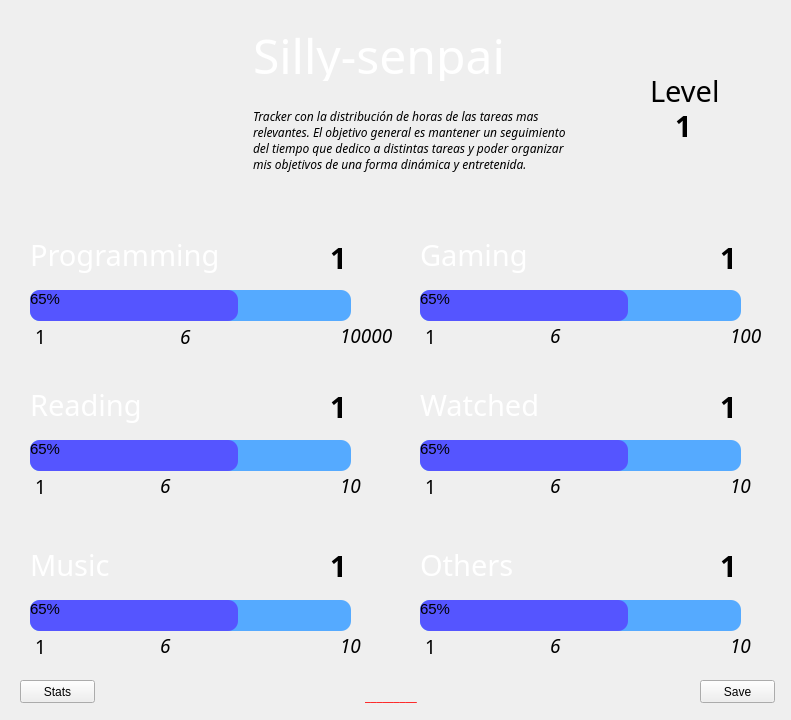
<?xml version="1.0" encoding="UTF-8"?>
<ui version="4.0">
 <class>MainWindow</class>
 <widget class="QMainWindow" name="MainWindow">
  <property name="geometry">
   <rect>
    <x>0</x>
    <y>0</y>
    <width>791</width>
    <height>720</height>
   </rect>
  </property>
  <property name="windowTitle">
   <string>MainWindow</string>
  </property>
  <widget class="QWidget" name="centralwidget">
   <widget class="QLabel" name="nameLabel">
    <property name="geometry">
     <rect>
      <x>253</x>
      <y>30</y>
      <width>281</width>
      <height>51</height>
     </rect>
    </property>
    <property name="font">
     <font>
      <family>Artifakt Element Light</family>
      <pointsize>36</pointsize>
     </font>
    </property>
    <property name="styleSheet">
     <string notr="true">color: rgb(255, 255, 255);</string>
    </property>
    <property name="text">
     <string>Silly-senpai</string>
    </property>
   </widget>
   <widget class="QLabel" name="labelProgramming">
    <property name="geometry">
     <rect>
      <x>30</x>
      <y>214</y>
      <width>241</width>
      <height>81</height>
     </rect>
    </property>
    <property name="font">
     <font>
      <family>Artifakt Element Light</family>
      <pointsize>22</pointsize>
     </font>
    </property>
    <property name="styleSheet">
     <string notr="true">color: rgb(255, 255, 255);</string>
    </property>
    <property name="text">
     <string>Programming</string>
    </property>
   </widget>
   <widget class="QLabel" name="labelReading">
    <property name="geometry">
     <rect>
      <x>30</x>
      <y>364</y>
      <width>241</width>
      <height>81</height>
     </rect>
    </property>
    <property name="font">
     <font>
      <family>Artifakt Element Light</family>
      <pointsize>22</pointsize>
     </font>
    </property>
    <property name="styleSheet">
     <string notr="true">color: rgb(255, 255, 255);</string>
    </property>
    <property name="text">
     <string>Reading</string>
    </property>
   </widget>
   <widget class="QLabel" name="labelMusic">
    <property name="geometry">
     <rect>
      <x>30</x>
      <y>524</y>
      <width>241</width>
      <height>81</height>
     </rect>
    </property>
    <property name="font">
     <font>
      <family>Artifakt Element Light</family>
      <pointsize>22</pointsize>
     </font>
    </property>
    <property name="styleSheet">
     <string notr="true">color: rgb(255, 255, 255);</string>
    </property>
    <property name="text">
     <string>Music</string>
    </property>
   </widget>
   <widget class="QLabel" name="labelGaming">
    <property name="geometry">
     <rect>
      <x>420</x>
      <y>214</y>
      <width>241</width>
      <height>81</height>
     </rect>
    </property>
    <property name="font">
     <font>
      <family>Artifakt Element Light</family>
      <pointsize>22</pointsize>
     </font>
    </property>
    <property name="styleSheet">
     <string notr="true">color: rgb(255, 255, 255);</string>
    </property>
    <property name="text">
     <string>Gaming</string>
    </property>
   </widget>
   <widget class="QLabel" name="labelLanguege">
    <property name="geometry">
     <rect>
      <x>420</x>
      <y>524</y>
      <width>241</width>
      <height>81</height>
     </rect>
    </property>
    <property name="font">
     <font>
      <family>Artifakt Element Light</family>
      <pointsize>22</pointsize>
     </font>
    </property>
    <property name="styleSheet">
     <string notr="true">color: rgb(255, 255, 255);</string>
    </property>
    <property name="text">
     <string>Others</string>
    </property>
   </widget>
   <widget class="QLabel" name="labelWatched">
    <property name="geometry">
     <rect>
      <x>420</x>
      <y>364</y>
      <width>241</width>
      <height>81</height>
     </rect>
    </property>
    <property name="font">
     <font>
      <family>Artifakt Element Light</family>
      <pointsize>22</pointsize>
     </font>
    </property>
    <property name="styleSheet">
     <string notr="true">color: rgb(255, 255, 255);</string>
    </property>
    <property name="text">
     <string>Watched</string>
    </property>
   </widget>
   <widget class="QLabel" name="labelLevelText">
    <property name="geometry">
     <rect>
      <x>650</x>
      <y>70</y>
      <width>71</width>
      <height>41</height>
     </rect>
    </property>
    <property name="font">
     <font>
      <family>Rockwell</family>
      <pointsize>22</pointsize>
     </font>
    </property>
    <property name="text">
     <string>Level</string>
    </property>
   </widget>
   <widget class="QLabel" name="foto">
    <property name="geometry">
     <rect>
      <x>13</x>
      <y>10</y>
      <width>221</width>
      <height>221</height>
     </rect>
    </property>
    <property name="styleSheet">
     <string notr="true">background-image: url(:/img/maki.jpg);</string>
    </property>
    <property name="text">
     <string/>
    </property>
    <property name="pixmap">
     <pixmap resource="assets/imagetest.qrc">:/img/maki.jpg</pixmap>
    </property>
    <property name="scaledContents">
     <bool>true</bool>
    </property>
   </widget>
   <widget class="QLabel" name="labelNivelGeneral">
    <property name="geometry">
     <rect>
      <x>675</x>
      <y>100</y>
      <width>51</width>
      <height>51</height>
     </rect>
    </property>
    <property name="font">
     <font>
      <family>Rockwell Extra Bold</family>
      <pointsize>22</pointsize>
      <weight>75</weight>
      <bold>true</bold>
     </font>
    </property>
    <property name="text">
     <string>1</string>
    </property>
   </widget>
   <widget class="QLabel" name="labelNivelProgramming">
    <property name="geometry">
     <rect>
      <x>330</x>
      <y>232</y>
      <width>51</width>
      <height>51</height>
     </rect>
    </property>
    <property name="font">
     <font>
      <family>Rockwell Extra Bold</family>
      <pointsize>22</pointsize>
      <weight>75</weight>
      <bold>true</bold>
     </font>
    </property>
    <property name="styleSheet">
     <string notr="true"/>
    </property>
    <property name="text">
     <string>1</string>
    </property>
   </widget>
   <widget class="QLabel" name="labelNivelReading">
    <property name="geometry">
     <rect>
      <x>330</x>
      <y>381</y>
      <width>51</width>
      <height>51</height>
     </rect>
    </property>
    <property name="font">
     <font>
      <family>Rockwell Extra Bold</family>
      <pointsize>22</pointsize>
      <weight>75</weight>
      <bold>true</bold>
     </font>
    </property>
    <property name="text">
     <string>1</string>
    </property>
   </widget>
   <widget class="QLabel" name="labelNivelMusic">
    <property name="geometry">
     <rect>
      <x>330</x>
      <y>540</y>
      <width>51</width>
      <height>51</height>
     </rect>
    </property>
    <property name="font">
     <font>
      <family>Rockwell Extra Bold</family>
      <pointsize>22</pointsize>
      <weight>75</weight>
      <bold>true</bold>
     </font>
    </property>
    <property name="text">
     <string>1</string>
    </property>
   </widget>
   <widget class="QLabel" name="labelNivelLenguage">
    <property name="geometry">
     <rect>
      <x>720</x>
      <y>540</y>
      <width>51</width>
      <height>51</height>
     </rect>
    </property>
    <property name="font">
     <font>
      <family>Rockwell Extra Bold</family>
      <pointsize>22</pointsize>
      <weight>75</weight>
      <bold>true</bold>
     </font>
    </property>
    <property name="text">
     <string>1</string>
    </property>
   </widget>
   <widget class="QLabel" name="labelNivelGaming">
    <property name="geometry">
     <rect>
      <x>720</x>
      <y>232</y>
      <width>51</width>
      <height>51</height>
     </rect>
    </property>
    <property name="font">
     <font>
      <family>Rockwell Extra Bold</family>
      <pointsize>22</pointsize>
      <weight>75</weight>
      <bold>true</bold>
     </font>
    </property>
    <property name="text">
     <string>1</string>
    </property>
   </widget>
   <widget class="QLabel" name="labelNivelWatched">
    <property name="geometry">
     <rect>
      <x>720</x>
      <y>381</y>
      <width>51</width>
      <height>51</height>
     </rect>
    </property>
    <property name="font">
     <font>
      <family>Rockwell Extra Bold</family>
      <pointsize>22</pointsize>
      <weight>75</weight>
      <bold>true</bold>
     </font>
    </property>
    <property name="text">
     <string>1</string>
    </property>
   </widget>
   <widget class="QLabel" name="background">
    <property name="geometry">
     <rect>
      <x>0</x>
      <y>0</y>
      <width>791</width>
      <height>721</height>
     </rect>
    </property>
    <property name="font">
     <font>
      <pointsize>11</pointsize>
     </font>
    </property>
    <property name="styleSheet">
     <string notr="true">background-image: url(:/img/background.png);</string>
    </property>
    <property name="text">
     <string/>
    </property>
   </widget>
   <widget class="QPushButton" name="buttonStats">
    <property name="geometry">
     <rect>
      <x>20</x>
      <y>680</y>
      <width>75</width>
      <height>23</height>
     </rect>
    </property>
    <property name="text">
     <string>Stats</string>
    </property>
   </widget>
   <widget class="QPushButton" name="buttonSave">
    <property name="geometry">
     <rect>
      <x>700</x>
      <y>680</y>
      <width>75</width>
      <height>23</height>
     </rect>
    </property>
    <property name="text">
     <string>Save</string>
    </property>
   </widget>
   <widget class="QLabel" name="labelBarInfProgramming">
    <property name="geometry">
     <rect>
      <x>35</x>
      <y>321</y>
      <width>71</width>
      <height>31</height>
     </rect>
    </property>
    <property name="font">
     <font>
      <family>Artifakt Element Light</family>
      <pointsize>14</pointsize>
      <italic>false</italic>
     </font>
    </property>
    <property name="text">
     <string>1</string>
    </property>
   </widget>
   <widget class="QLabel" name="labelBarSupProgramming">
    <property name="geometry">
     <rect>
      <x>340</x>
      <y>320</y>
      <width>71</width>
      <height>31</height>
     </rect>
    </property>
    <property name="font">
     <font>
      <family>Artifakt Element Light</family>
      <pointsize>14</pointsize>
      <italic>true</italic>
     </font>
    </property>
    <property name="text">
     <string>10000</string>
    </property>
   </widget>
   <widget class="QLabel" name="labelBarMidPrograming">
    <property name="geometry">
     <rect>
      <x>180</x>
      <y>321</y>
      <width>71</width>
      <height>31</height>
     </rect>
    </property>
    <property name="font">
     <font>
      <family>Artifakt Element Light</family>
      <pointsize>14</pointsize>
      <italic>true</italic>
     </font>
    </property>
    <property name="text">
     <string>6</string>
    </property>
   </widget>
   <widget class="QProgressBar" name="barProgramming">
    <property name="geometry">
     <rect>
      <x>30</x>
      <y>290</y>
      <width>321</width>
      <height>31</height>
     </rect>
    </property>
    <property name="font">
     <font>
      <pointsize>11</pointsize>
     </font>
    </property>
    <property name="styleSheet">
     <string notr="true">QProgressBar {
	border-radius: 10px;
	background-color:rgb(85, 170, 255);
}
QProgressBar::chunk{
	border-radius: 10px;
	background-color: rgb(85, 85, 255);
}
</string>
    </property>
    <property name="value">
     <number>65</number>
    </property>
    <property name="textDirection">
     <enum>QProgressBar::BottomToTop</enum>
    </property>
   </widget>
   <widget class="QLabel" name="labelBarInfReading">
    <property name="geometry">
     <rect>
      <x>35</x>
      <y>471</y>
      <width>91</width>
      <height>31</height>
     </rect>
    </property>
    <property name="font">
     <font>
      <family>Artifakt Element Light</family>
      <pointsize>14</pointsize>
      <italic>false</italic>
     </font>
    </property>
    <property name="text">
     <string>1</string>
    </property>
   </widget>
   <widget class="QLabel" name="labelBarSupReading">
    <property name="geometry">
     <rect>
      <x>340</x>
      <y>470</y>
      <width>71</width>
      <height>31</height>
     </rect>
    </property>
    <property name="font">
     <font>
      <family>Artifakt Element Light</family>
      <pointsize>14</pointsize>
      <italic>true</italic>
     </font>
    </property>
    <property name="text">
     <string>10</string>
    </property>
   </widget>
   <widget class="QLabel" name="labelBarMidReading">
    <property name="geometry">
     <rect>
      <x>160</x>
      <y>470</y>
      <width>81</width>
      <height>31</height>
     </rect>
    </property>
    <property name="font">
     <font>
      <family>Artifakt Element Light</family>
      <pointsize>14</pointsize>
      <italic>true</italic>
     </font>
    </property>
    <property name="text">
     <string>6</string>
    </property>
   </widget>
   <widget class="QProgressBar" name="barReading">
    <property name="geometry">
     <rect>
      <x>30</x>
      <y>440</y>
      <width>321</width>
      <height>31</height>
     </rect>
    </property>
    <property name="font">
     <font>
      <pointsize>11</pointsize>
     </font>
    </property>
    <property name="styleSheet">
     <string notr="true">QProgressBar {
	border-radius: 10px;
	background-color:rgb(85, 170, 255);
}
QProgressBar::chunk{
	border-radius: 10px;
	background-color: rgb(85, 85, 255);
}
</string>
    </property>
    <property name="value">
     <number>65</number>
    </property>
    <property name="textDirection">
     <enum>QProgressBar::BottomToTop</enum>
    </property>
   </widget>
   <widget class="QProgressBar" name="barMusic">
    <property name="geometry">
     <rect>
      <x>30</x>
      <y>600</y>
      <width>321</width>
      <height>31</height>
     </rect>
    </property>
    <property name="font">
     <font>
      <pointsize>11</pointsize>
     </font>
    </property>
    <property name="styleSheet">
     <string notr="true">QProgressBar {
	border-radius: 10px;
	background-color:rgb(85, 170, 255);
}
QProgressBar::chunk{
	border-radius: 10px;
	background-color: rgb(85, 85, 255);
}
</string>
    </property>
    <property name="value">
     <number>65</number>
    </property>
    <property name="textDirection">
     <enum>QProgressBar::BottomToTop</enum>
    </property>
   </widget>
   <widget class="QLabel" name="labelBarInfMusic">
    <property name="geometry">
     <rect>
      <x>35</x>
      <y>631</y>
      <width>71</width>
      <height>31</height>
     </rect>
    </property>
    <property name="font">
     <font>
      <family>Artifakt Element Light</family>
      <pointsize>14</pointsize>
      <italic>false</italic>
     </font>
    </property>
    <property name="text">
     <string>1</string>
    </property>
   </widget>
   <widget class="QLabel" name="labelBarSupMusic">
    <property name="geometry">
     <rect>
      <x>340</x>
      <y>630</y>
      <width>71</width>
      <height>31</height>
     </rect>
    </property>
    <property name="font">
     <font>
      <family>Artifakt Element Light</family>
      <pointsize>14</pointsize>
      <italic>true</italic>
     </font>
    </property>
    <property name="text">
     <string>10</string>
    </property>
   </widget>
   <widget class="QLabel" name="labelBarMidMusic">
    <property name="geometry">
     <rect>
      <x>160</x>
      <y>630</y>
      <width>71</width>
      <height>31</height>
     </rect>
    </property>
    <property name="font">
     <font>
      <family>Artifakt Element Light</family>
      <pointsize>14</pointsize>
      <italic>true</italic>
     </font>
    </property>
    <property name="text">
     <string>6</string>
    </property>
   </widget>
   <widget class="QProgressBar" name="barGaming">
    <property name="geometry">
     <rect>
      <x>420</x>
      <y>290</y>
      <width>321</width>
      <height>31</height>
     </rect>
    </property>
    <property name="font">
     <font>
      <pointsize>11</pointsize>
     </font>
    </property>
    <property name="styleSheet">
     <string notr="true">QProgressBar {
	border-radius: 10px;
	background-color:rgb(85, 170, 255);
}
QProgressBar::chunk{
	border-radius: 10px;
	background-color: rgb(85, 85, 255);
}
</string>
    </property>
    <property name="value">
     <number>65</number>
    </property>
    <property name="textDirection">
     <enum>QProgressBar::BottomToTop</enum>
    </property>
   </widget>
   <widget class="QLabel" name="labelBarInfGaming">
    <property name="geometry">
     <rect>
      <x>425</x>
      <y>321</y>
      <width>71</width>
      <height>31</height>
     </rect>
    </property>
    <property name="font">
     <font>
      <family>Artifakt Element Light</family>
      <pointsize>14</pointsize>
      <italic>false</italic>
     </font>
    </property>
    <property name="text">
     <string>1</string>
    </property>
   </widget>
   <widget class="QLabel" name="labelBarSupGaming">
    <property name="geometry">
     <rect>
      <x>730</x>
      <y>320</y>
      <width>61</width>
      <height>31</height>
     </rect>
    </property>
    <property name="font">
     <font>
      <family>Artifakt Element Light</family>
      <pointsize>14</pointsize>
      <italic>true</italic>
     </font>
    </property>
    <property name="text">
     <string>100</string>
    </property>
   </widget>
   <widget class="QLabel" name="labelBarMidGaming">
    <property name="geometry">
     <rect>
      <x>550</x>
      <y>320</y>
      <width>71</width>
      <height>31</height>
     </rect>
    </property>
    <property name="font">
     <font>
      <family>Artifakt Element Light</family>
      <pointsize>14</pointsize>
      <italic>true</italic>
     </font>
    </property>
    <property name="text">
     <string>6</string>
    </property>
   </widget>
   <widget class="QProgressBar" name="barWatched">
    <property name="geometry">
     <rect>
      <x>420</x>
      <y>440</y>
      <width>321</width>
      <height>31</height>
     </rect>
    </property>
    <property name="font">
     <font>
      <pointsize>11</pointsize>
     </font>
    </property>
    <property name="styleSheet">
     <string notr="true">QProgressBar {
	border-radius: 10px;
	background-color:rgb(85, 170, 255);
}
QProgressBar::chunk{
	border-radius: 10px;
	background-color: rgb(85, 85, 255);
}
</string>
    </property>
    <property name="value">
     <number>65</number>
    </property>
    <property name="textDirection">
     <enum>QProgressBar::BottomToTop</enum>
    </property>
   </widget>
   <widget class="QLabel" name="labelBarInfWatched">
    <property name="geometry">
     <rect>
      <x>425</x>
      <y>471</y>
      <width>71</width>
      <height>31</height>
     </rect>
    </property>
    <property name="font">
     <font>
      <family>Artifakt Element Light</family>
      <pointsize>14</pointsize>
      <italic>false</italic>
     </font>
    </property>
    <property name="text">
     <string>1</string>
    </property>
   </widget>
   <widget class="QLabel" name="labelBarSupWatched">
    <property name="geometry">
     <rect>
      <x>730</x>
      <y>470</y>
      <width>61</width>
      <height>31</height>
     </rect>
    </property>
    <property name="font">
     <font>
      <family>Artifakt Element Light</family>
      <pointsize>14</pointsize>
      <italic>true</italic>
     </font>
    </property>
    <property name="text">
     <string>10</string>
    </property>
   </widget>
   <widget class="QLabel" name="labelBarMidWatched">
    <property name="geometry">
     <rect>
      <x>550</x>
      <y>470</y>
      <width>71</width>
      <height>31</height>
     </rect>
    </property>
    <property name="font">
     <font>
      <family>Artifakt Element Light</family>
      <pointsize>14</pointsize>
      <italic>true</italic>
     </font>
    </property>
    <property name="text">
     <string>6</string>
    </property>
   </widget>
   <widget class="QProgressBar" name="barLenguage">
    <property name="geometry">
     <rect>
      <x>420</x>
      <y>600</y>
      <width>321</width>
      <height>31</height>
     </rect>
    </property>
    <property name="font">
     <font>
      <pointsize>11</pointsize>
     </font>
    </property>
    <property name="styleSheet">
     <string notr="true">QProgressBar {
	border-radius: 10px;
	background-color:rgb(85, 170, 255);
}
QProgressBar::chunk{
	border-radius: 10px;
	background-color: rgb(85, 85, 255);
}
</string>
    </property>
    <property name="value">
     <number>65</number>
    </property>
    <property name="textDirection">
     <enum>QProgressBar::BottomToTop</enum>
    </property>
   </widget>
   <widget class="QLabel" name="labelBarInfLenguage">
    <property name="geometry">
     <rect>
      <x>425</x>
      <y>631</y>
      <width>81</width>
      <height>31</height>
     </rect>
    </property>
    <property name="font">
     <font>
      <family>Artifakt Element Light</family>
      <pointsize>14</pointsize>
      <italic>false</italic>
     </font>
    </property>
    <property name="text">
     <string>1</string>
    </property>
   </widget>
   <widget class="QLabel" name="labelBarSupLenguage">
    <property name="geometry">
     <rect>
      <x>730</x>
      <y>630</y>
      <width>61</width>
      <height>31</height>
     </rect>
    </property>
    <property name="font">
     <font>
      <family>Artifakt Element Light</family>
      <pointsize>14</pointsize>
      <italic>true</italic>
     </font>
    </property>
    <property name="text">
     <string>10</string>
    </property>
   </widget>
   <widget class="QLabel" name="labelBarMidLenguage">
    <property name="geometry">
     <rect>
      <x>550</x>
      <y>630</y>
      <width>71</width>
      <height>31</height>
     </rect>
    </property>
    <property name="font">
     <font>
      <family>Artifakt Element Light</family>
      <pointsize>14</pointsize>
      <italic>true</italic>
     </font>
    </property>
    <property name="text">
     <string>6</string>
    </property>
   </widget>
   <widget class="QLabel" name="ExplanText">
    <property name="geometry">
     <rect>
      <x>253</x>
      <y>100</y>
      <width>321</width>
      <height>81</height>
     </rect>
    </property>
    <property name="font">
     <font>
      <family>Artifakt Element</family>
      <pointsize>9</pointsize>
      <italic>true</italic>
     </font>
    </property>
    <property name="text">
     <string>Tracker con la distribución de horas de las tareas mas relevantes. El objetivo general es mantener un seguimiento del tiempo que dedico a distintas tareas y poder organizar mis objetivos de una forma dinámica y entretenida.</string>
    </property>
    <property name="textFormat">
     <enum>Qt::AutoText</enum>
    </property>
    <property name="wordWrap">
     <bool>true</bool>
    </property>
   </widget>
   <widget class="QLabel" name="labelCheckEntry">
    <property name="geometry">
     <rect>
      <x>365</x>
      <y>680</y>
      <width>61</width>
      <height>31</height>
     </rect>
    </property>
    <property name="font">
     <font>
      <family>Artifakt Element Light</family>
      <pointsize>10</pointsize>
     </font>
    </property>
    <property name="styleSheet">
     <string notr="true">color: rgb(255, 0, 0);</string>
    </property>
    <property name="text">
     <string>_________</string>
    </property>
   </widget>
   <zorder>background</zorder>
   <zorder>nameLabel</zorder>
   <zorder>labelProgramming</zorder>
   <zorder>labelReading</zorder>
   <zorder>labelMusic</zorder>
   <zorder>labelGaming</zorder>
   <zorder>labelLanguege</zorder>
   <zorder>labelWatched</zorder>
   <zorder>labelLevelText</zorder>
   <zorder>foto</zorder>
   <zorder>labelNivelGeneral</zorder>
   <zorder>labelNivelProgramming</zorder>
   <zorder>labelNivelReading</zorder>
   <zorder>labelNivelMusic</zorder>
   <zorder>labelNivelLenguage</zorder>
   <zorder>labelNivelGaming</zorder>
   <zorder>labelNivelWatched</zorder>
   <zorder>buttonStats</zorder>
   <zorder>buttonSave</zorder>
   <zorder>labelBarInfProgramming</zorder>
   <zorder>labelBarSupProgramming</zorder>
   <zorder>labelBarMidPrograming</zorder>
   <zorder>barProgramming</zorder>
   <zorder>labelBarInfReading</zorder>
   <zorder>labelBarSupReading</zorder>
   <zorder>labelBarMidReading</zorder>
   <zorder>barReading</zorder>
   <zorder>barMusic</zorder>
   <zorder>labelBarInfMusic</zorder>
   <zorder>labelBarSupMusic</zorder>
   <zorder>labelBarMidMusic</zorder>
   <zorder>barGaming</zorder>
   <zorder>labelBarInfGaming</zorder>
   <zorder>labelBarSupGaming</zorder>
   <zorder>labelBarMidGaming</zorder>
   <zorder>barWatched</zorder>
   <zorder>labelBarInfWatched</zorder>
   <zorder>labelBarSupWatched</zorder>
   <zorder>labelBarMidWatched</zorder>
   <zorder>barLenguage</zorder>
   <zorder>labelBarInfLenguage</zorder>
   <zorder>labelBarSupLenguage</zorder>
   <zorder>labelBarMidLenguage</zorder>
   <zorder>ExplanText</zorder>
   <zorder>labelCheckEntry</zorder>
  </widget>
  <action name="actionStats">
   <property name="text">
    <string>Stats</string>
   </property>
  </action>
 </widget>
 <resources>
  <include location="assets/imagetest.qrc"/>
 </resources>
 <connections/>
</ui>
